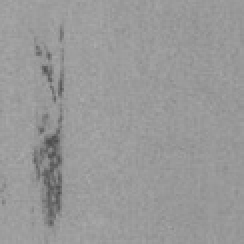
#> input picture data/hackathons/tata-steel-2026/round_1/data_cache/steeldefectx/train/in_107.jpg, 122 x 122 px, shrunk from 256 x 256 before the run (shown 2 times larger); its folder holds only this picture in this run
$ python eda.py
#> lines starting #> are read from the running program, lines starting #| are printed output that depends on the picture
### data/hackathons/tata-steel-2026/round_1/ml_harness/utils/seed.py
"""One-call global seed lock across random, numpy, torch (CPU+CUDA), and LightGBM."""

from __future__ import annotations

import os
import random


def set_seed(seed: int = 42) -> int:
    """Set seed for random, numpy, torch (CPU + all CUDA devices), and LightGBM determinism.

    Idempotent — safe to call multiple times with the same value.
    Returns the seed used.
    """
#> called with seed = 42
    random.seed(seed)

    import numpy as np
    np.random.seed(seed)

    # LightGBM determinism via env var (must be set before any lgb calls)
    os.environ["LIGHTGBM_SEED"] = str(seed)

    # Torch — optional import so harness works in torch-free envs
    try:
        import torch
        torch.manual_seed(seed)
#> (this line was passed over: torch is not available in this run)
        if torch.cuda.is_available():
            torch.cuda.manual_seed_all(seed)
            torch.backends.cudnn.deterministic = True
            torch.backends.cudnn.benchmark = False
    except ImportError:
        pass

    return seed

### data/hackathons/tata-steel-2026/round_1/track_a_image/eda.py
"""
Track A Day 1 — EDA Script
Dataset: Zhaosxian/SteelDefectX
Run: python eda.py
Outputs:
  eda_class_distribution.csv
  eda_class_distribution.png
"""

from __future__ import annotations

import json
import random
import sys
from collections import defaultdict
from pathlib import Path

import matplotlib
matplotlib.use("Agg")  # headless
import matplotlib.pyplot as plt
import numpy as np
import pandas as pd
from PIL import Image

# ── paths ─────────────────────────────────────────────────────────────────────
ROUND1_DIR = Path(__file__).resolve().parent.parent
DATA_DIR = ROUND1_DIR / "data_cache" / "steeldefectx"
OUT_DIR = Path(__file__).resolve().parent

TRAIN_DIR = DATA_DIR / "train"
VAL_DIR = DATA_DIR / "val"
TRAIN_MASK_DIR = DATA_DIR / "train_mask"
VAL_MASK_DIR = DATA_DIR / "val_mask"
CLASS_DESC_JSON = DATA_DIR / "class_descriptions.json"
TRAIN_TEXT_JSON = DATA_DIR / "train-text.json"

# ── seed ──────────────────────────────────────────────────────────────────────
sys.path.insert(0, str(ROUND1_DIR))
from ml_harness.utils.seed import set_seed
set_seed(42)
#> (the call stopped at in set_seed, `if torch.cuda.is_available():`: torch is not available in this run)


# ── helpers ───────────────────────────────────────────────────────────────────

IMG_EXTS = {".jpg", ".jpeg", ".png", ".bmp", ".tif", ".tiff"}


def list_images(directory: Path) -> list[Path]:
    """Return sorted list of image paths in directory."""
    return sorted(
        p for p in directory.iterdir()
        if p.suffix.lower() in IMG_EXTS
    )


def class_from_filename(path: Path) -> str:
    """Extract class prefix — everything before the first underscore."""
    stem = path.stem  # filename without extension
    return stem.split("_")[0]


def mask_defect_ratio(mask_path: Path) -> float:
    """Return fraction of non-zero pixels in the mask image."""
    try:
        mask = np.array(Image.open(mask_path).convert("L"))
        return float((mask > 0).sum()) / mask.size
    except Exception:
        return 0.0


def find_mask(img_path: Path, train: bool) -> Path | None:
    """Find the corresponding mask file for an image."""
    mask_dir = TRAIN_MASK_DIR if train else VAL_MASK_DIR
    # Masks may have the same stem with different extension
    for ext in IMG_EXTS:
        candidate = mask_dir / (img_path.stem + ext)
        if candidate.exists():
            return candidate
    # Try png fallback
    candidate = mask_dir / (img_path.stem + ".png")
    if candidate.exists():
        return candidate
    return None


# ── load class descriptions ────────────────────────────────────────────────────

def load_class_descriptions() -> dict[str, str]:
    """Return {prefix: class_name} mapping.

    Primary source: train-text.json (has image_name -> class_name).
    Fallback: class_descriptions.json (full names as keys — used for
    verbose description lookup, not prefix mapping).
    """
    # Best source: train-text.json has the authoritative prefix mapping
    if TRAIN_TEXT_JSON.exists():
        with open(TRAIN_TEXT_JSON) as f:
            records = json.load(f)
        prefix_map: dict[str, str] = {}
        for item in records:
            prefix = item["image_name"].split("_")[0]
            prefix_map[prefix] = item["class_name"]
        return prefix_map

    # Fallback: class_descriptions.json — keys are full class names, not prefixes.
    # Try to guess prefix from first word(s) of class name.
    if CLASS_DESC_JSON.exists():
        with open(CLASS_DESC_JSON) as f:
            raw = json.load(f)
        if isinstance(raw, dict):
            # raw is {class_name: long_description} — not usable for prefix mapping
            # return as-is; caller will fall back to prefix as label
            return {}

    print("[warn] Neither train-text.json nor class_descriptions.json found.")
    print("       Using filename prefix as class label (no description).")
    return {}


# ── main ─────────────────────────────────────────────────────────────────────

def main() -> None:
    print("=" * 70)
    print("Track A Day 1 — EDA: SteelDefectX")
    print("=" * 70)

    # ── existence checks ──────────────────────────────────────────────────────
    if not TRAIN_DIR.exists():
        print(f"[error] train/ not found at {TRAIN_DIR}")
        print("        Run download.py first.")
        sys.exit(1)

    # val + mask dirs are optional — warn but continue
    for d, name in [
        (VAL_DIR, "val/"),
        (TRAIN_MASK_DIR, "train_mask/"),
        (VAL_MASK_DIR, "val_mask/"),
    ]:
        if not d.exists():
            print(f"[warn] {name} not found — stats will be train-only.")

    # ── load class descriptions ───────────────────────────────────────────────
    class_desc = load_class_descriptions()

    # ── list images ───────────────────────────────────────────────────────────
    train_imgs = list_images(TRAIN_DIR)
    val_imgs = list_images(VAL_DIR) if VAL_DIR.exists() else []

    print(f"\n[counts] train images : {len(train_imgs):,}")
    print(f"[counts] val   images : {len(val_imgs):,}")
    print(f"[counts] total        : {len(train_imgs) + len(val_imgs):,}")

    # ── class distribution ────────────────────────────────────────────────────
    train_classes: dict[str, list[Path]] = defaultdict(list)
    val_classes: dict[str, list[Path]] = defaultdict(list)

    for p in train_imgs:
        train_classes[class_from_filename(p)].append(p)
    for p in val_imgs:
        val_classes[class_from_filename(p)].append(p)

    all_classes = sorted(
        set(train_classes.keys()) | set(val_classes.keys()),
        key=lambda c: -(len(train_classes.get(c, [])) + len(val_classes.get(c, []))),
    )

    print(f"\n[classes] {len(all_classes)} unique class prefixes found")
    print(f"\n{'Rank':<5} {'Prefix':<12} {'Train':>8} {'Val':>8} {'Total':>8}  Description")
    print("-" * 70)
    for rank, cls in enumerate(all_classes, 1):
        tc = len(train_classes.get(cls, []))
        vc = len(val_classes.get(cls, []))
        desc = class_desc.get(cls, "—")[:32]
        print(f"{rank:<5} {cls:<12} {tc:>8,} {vc:>8,} {tc+vc:>8,}  {desc}")

    top3 = all_classes[:3]
    bot3 = all_classes[-3:]
    print(f"\n[top-3 by freq] {', '.join(top3)}")
    print(f"[bot-3 by freq] {', '.join(bot3)}")

    # ── image dimension check ─────────────────────────────────────────────────
    print("\n[dims] Sampling 10 images per class for size check...")
    all_widths, all_heights = [], []
    dim_hetero: dict[str, bool] = {}

    for cls in all_classes:
        imgs_for_cls = train_classes.get(cls, []) + val_classes.get(cls, [])
        sample = random.sample(imgs_for_cls, min(10, len(imgs_for_cls)))
        sizes: set[tuple[int, int]] = set()
        for p in sample:
            try:
                w, h = Image.open(p).size
#> w = 122; h = 122
                sizes.add((w, h))
                all_widths.append(w)
                all_heights.append(h)
            except Exception as e:
                print(f"  [warn] Could not open {p.name}: {e}")
        hetero = len(sizes) > 1
#> hetero = False
        dim_hetero[cls] = hetero
        size_str = ", ".join(f"{w}x{h}" for w, h in sorted(sizes))
        flag = " [HETERO]" if hetero else ""
#> flag = ''
        print(f"  {cls:<12} sizes={size_str[:60]}{flag}")
#|   in           sizes=122x122

    if all_widths:
        print(f"\n[dims] Width  — min:{min(all_widths)} max:{max(all_widths)} "
              f"mean:{np.mean(all_widths):.0f}")
#| [dims] Width  — min:122 max:122 mean:122
        print(f"[dims] Height — min:{min(all_heights)} max:{max(all_heights)} "
              f"mean:{np.mean(all_heights):.0f}")
#| [dims] Height — min:122 max:122 mean:122
        hetero_classes = [c for c, v in dim_hetero.items() if v]
#> hetero_classes = []
        if hetero_classes:
            print(f"[warn] Heterogeneous dims in: {hetero_classes}")
        else:
            print("[dims] All sampled images are uniform size per class.")

    # ── mask defect area ratio ────────────────────────────────────────────────
    print("\n[masks] Computing defect area ratios (% non-zero pixels)...")
    class_ratios: dict[str, list[float]] = defaultdict(list)
    total_masks = 0
    missing_masks = 0

    # Sample up to 50 per class for speed
    for cls in all_classes:
        sample_train = random.sample(
            train_classes.get(cls, []),
            min(30, len(train_classes.get(cls, [])))
        )
        for img_p in sample_train:
            mask_p = find_mask(img_p, train=True)
            if mask_p:
                ratio = mask_defect_ratio(mask_p)
#> ratio = 1
                class_ratios[cls].append(ratio * 100.0)
                total_masks += 1
            else:
                missing_masks += 1

    all_ratios = [r for rs in class_ratios.values() for r in rs]
    if all_ratios:
        arr = np.array(all_ratios)
        print(f"[masks] Sampled {total_masks:,} masks "
              f"({missing_masks} missing / no mask found)")
        print(f"[masks] Defect area ratio (% of image pixels):")
        print(f"         mean   = {arr.mean():.2f}%")
        print(f"         median = {np.median(arr):.2f}%")
        print(f"         p95    = {np.percentile(arr, 95):.2f}%")
        print(f"         p99    = {np.percentile(arr, 99):.2f}%")
        print(f"         max    = {arr.max():.2f}%")
        print(f"\n  Per-class mean defect area (%):")
        for cls in all_classes:
            rs = class_ratios.get(cls, [])
            if rs:
                print(f"    {cls:<12}  {np.mean(rs):.2f}%  (n={len(rs)})")
            else:
                print(f"    {cls:<12}  — (no masks sampled)")
    else:
        print("[warn] No masks found — check TRAIN_MASK_DIR path.")

    # ── save CSV ──────────────────────────────────────────────────────────────
    rows = []
    for cls in all_classes:
        tc = len(train_classes.get(cls, []))
        vc = len(val_classes.get(cls, []))
        rs = class_ratios.get(cls, [])
        mean_pct = float(np.mean(rs)) if rs else float("nan")
        rows.append({
            "class_prefix": cls,
            "class_description": class_desc.get(cls, "unknown"),
            "train_count": tc,
            "val_count": vc,
            "defect_area_mean_pct": round(mean_pct, 4),
        })

    df = pd.DataFrame(rows)
    csv_path = OUT_DIR / "eda_class_distribution.csv"
    df.to_csv(csv_path, index=False)
    print(f"\n[saved] {csv_path}")

    # ── save bar chart ────────────────────────────────────────────────────────
    fig, ax = plt.subplots(figsize=(max(10, len(all_classes) * 0.7), 6))
    x = range(len(all_classes))
    train_counts = [len(train_classes.get(c, [])) for c in all_classes]
    val_counts = [len(val_classes.get(c, [])) for c in all_classes]

    bars1 = ax.bar(x, train_counts, label="Train", color="#2563EB", alpha=0.85)
    bars2 = ax.bar(x, val_counts, bottom=train_counts, label="Val",
                   color="#F59E0B", alpha=0.85)

    ax.set_xticks(list(x))
    ax.set_xticklabels(all_classes, rotation=45, ha="right", fontsize=9)
    ax.set_ylabel("Image Count")
    ax.set_title("SteelDefectX — Class Distribution (Train + Val)")
    ax.legend()
    ax.grid(axis="y", alpha=0.3)
    plt.tight_layout()

    png_path = OUT_DIR / "eda_class_distribution.png"
    fig.savefig(png_path, dpi=120)
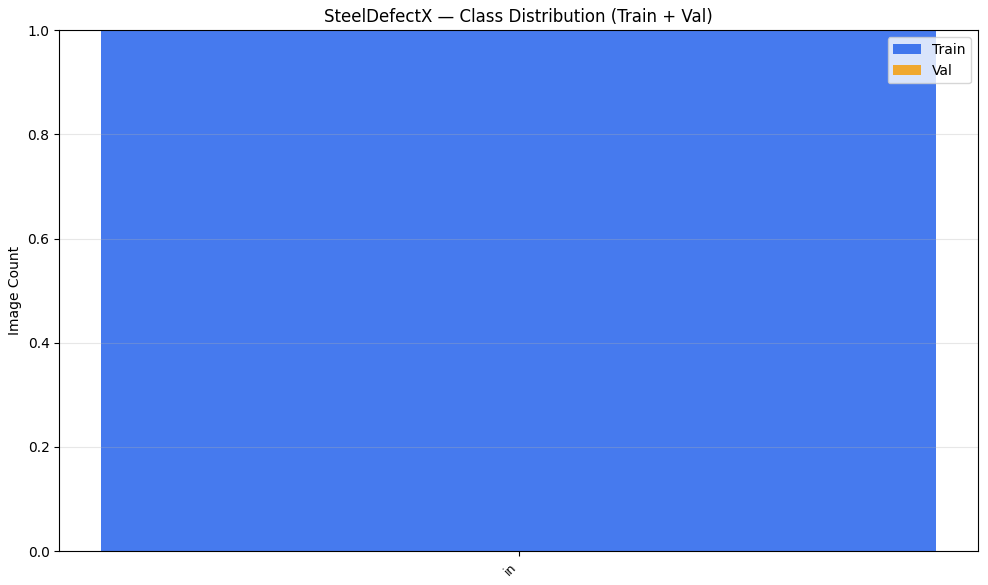
#> figure drawn by matplotlib, 1 panel
    plt.close(fig)
    print(f"[saved] {png_path}")

    # ── final summary ─────────────────────────────────────────────────────────
    print("\n" + "=" * 70)
    print("EDA complete.")
    print(f"  Classes    : {len(all_classes)}")
    print(f"  Train imgs : {len(train_imgs):,}")
    print(f"  Val imgs   : {len(val_imgs):,}")
    if all_ratios:
        arr = np.array(all_ratios)
        print(f"  Defect area: mean={arr.mean():.2f}%  median={np.median(arr):.2f}%  "
              f"p95={np.percentile(arr, 95):.2f}%")
    print("=" * 70)


if __name__ == "__main__":
    main()
